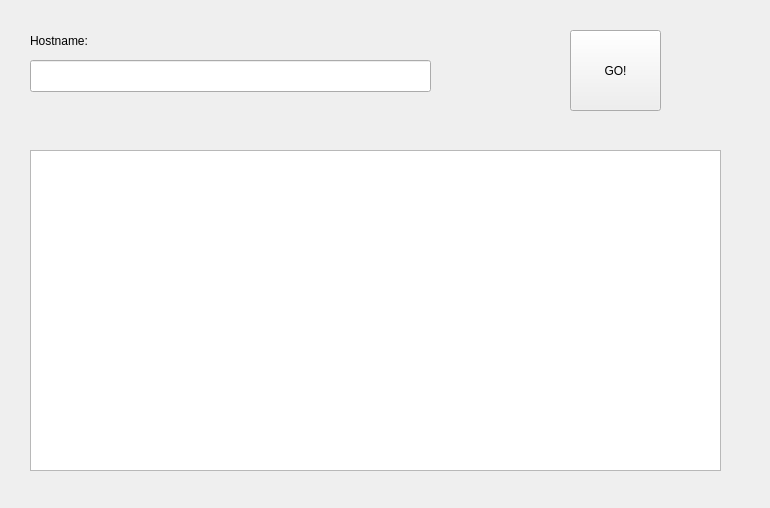
<?xml version="1.0" encoding="UTF-8"?>
<ui version="4.0">
 <class>Webclient</class>
 <widget class="QWidget" name="Webclient">
  <property name="geometry">
   <rect>
    <x>0</x>
    <y>0</y>
    <width>770</width>
    <height>508</height>
   </rect>
  </property>
  <property name="windowTitle">
   <string>Webclient</string>
  </property>
  <widget class="QLineEdit" name="hostname">
   <property name="geometry">
    <rect>
     <x>30</x>
     <y>60</y>
     <width>401</width>
     <height>32</height>
    </rect>
   </property>
  </widget>
  <widget class="QPushButton" name="startButton">
   <property name="geometry">
    <rect>
     <x>570</x>
     <y>30</y>
     <width>91</width>
     <height>81</height>
    </rect>
   </property>
   <property name="text">
    <string>GO!</string>
   </property>
  </widget>
  <widget class="QLabel" name="label">
   <property name="geometry">
    <rect>
     <x>30</x>
     <y>20</y>
     <width>91</width>
     <height>41</height>
    </rect>
   </property>
   <property name="text">
    <string>Hostname:</string>
   </property>
  </widget>
  <widget class="QTextBrowser" name="outcome">
   <property name="geometry">
    <rect>
     <x>30</x>
     <y>150</y>
     <width>691</width>
     <height>321</height>
    </rect>
   </property>
  </widget>
 </widget>
 <layoutdefault spacing="6" margin="11"/>
 <resources/>
 <connections/>
</ui>
